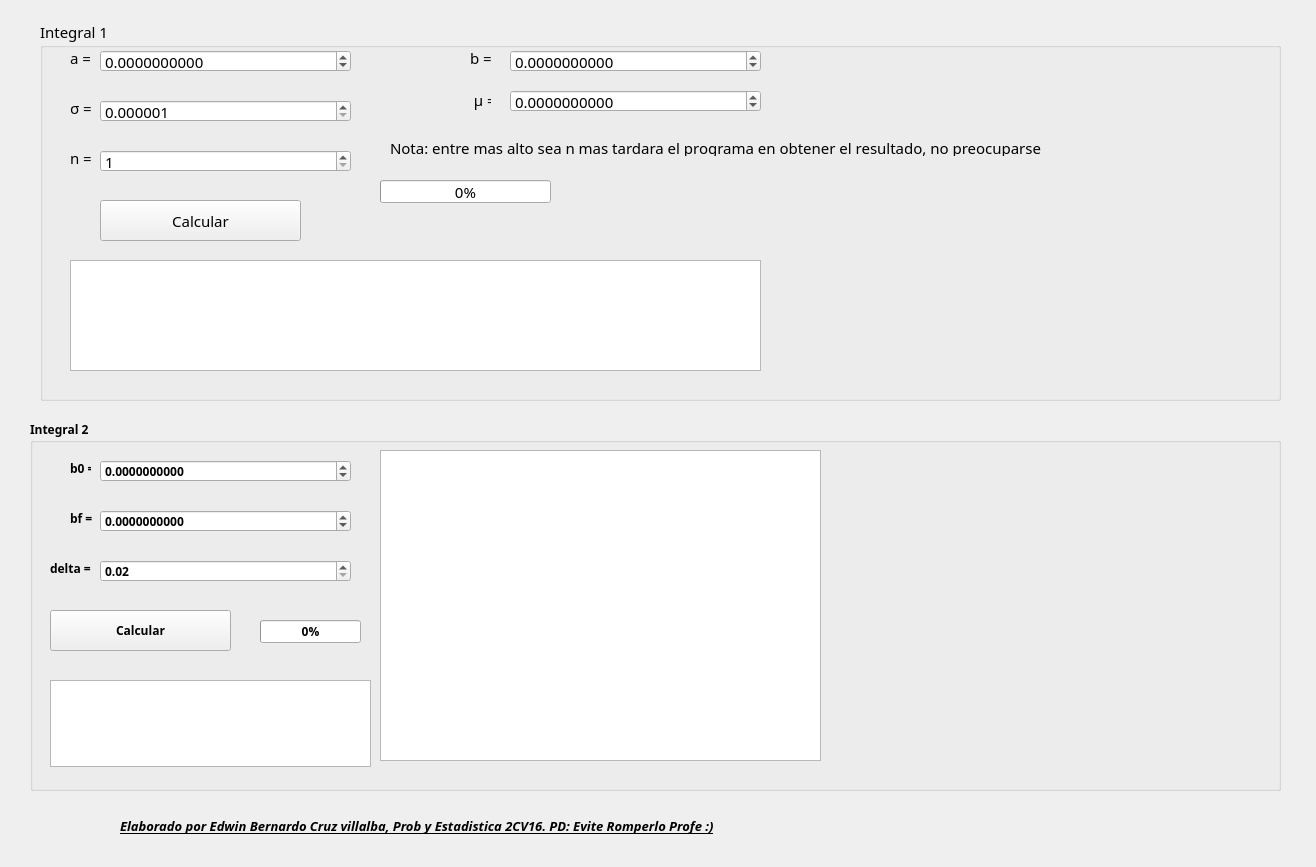
<?xml version="1.0" encoding="UTF-8"?>
<ui version="4.0">
 <class>Form</class>
 <widget class="QWidget" name="Form">
  <property name="geometry">
   <rect>
    <x>0</x>
    <y>0</y>
    <width>1316</width>
    <height>867</height>
   </rect>
  </property>
  <property name="windowTitle">
   <string>Form</string>
  </property>
  <widget class="QGroupBox" name="groupBox_Integral1">
   <property name="geometry">
    <rect>
     <x>40</x>
     <y>20</y>
     <width>1241</width>
     <height>381</height>
    </rect>
   </property>
   <property name="font">
    <font>
     <family>Microsoft New Tai Lue</family>
     <pointsize>11</pointsize>
     <weight>50</weight>
     <italic>false</italic>
     <bold>false</bold>
     <underline>false</underline>
     <strikeout>false</strikeout>
     <kerning>true</kerning>
    </font>
   </property>
   <property name="mouseTracking">
    <bool>false</bool>
   </property>
   <property name="title">
    <string>Integral 1</string>
   </property>
   <widget class="QDoubleSpinBox" name="doubleSpinBox_a">
    <property name="geometry">
     <rect>
      <x>60</x>
      <y>30</y>
      <width>251</width>
      <height>22</height>
     </rect>
    </property>
    <property name="minimumSize">
     <size>
      <width>42</width>
      <height>22</height>
     </size>
    </property>
    <property name="font">
     <font>
      <weight>50</weight>
      <bold>false</bold>
     </font>
    </property>
    <property name="mouseTracking">
     <bool>false</bool>
    </property>
    <property name="tabletTracking">
     <bool>false</bool>
    </property>
    <property name="styleSheet">
     <string notr="true"/>
    </property>
    <property name="readOnly">
     <bool>false</bool>
    </property>
    <property name="accelerated">
     <bool>false</bool>
    </property>
    <property name="decimals">
     <number>10</number>
    </property>
    <property name="minimum">
     <double>-999999999.899999976158142</double>
    </property>
    <property name="maximum">
     <double>999999999.899999976158142</double>
    </property>
   </widget>
   <widget class="QLabel" name="label">
    <property name="geometry">
     <rect>
      <x>30</x>
      <y>30</y>
      <width>21</width>
      <height>16</height>
     </rect>
    </property>
    <property name="mouseTracking">
     <bool>false</bool>
    </property>
    <property name="acceptDrops">
     <bool>false</bool>
    </property>
    <property name="text">
     <string>a =</string>
    </property>
    <property name="textFormat">
     <enum>Qt::AutoText</enum>
    </property>
    <property name="wordWrap">
     <bool>false</bool>
    </property>
   </widget>
   <widget class="QLabel" name="label_2">
    <property name="geometry">
     <rect>
      <x>430</x>
      <y>30</y>
      <width>31</width>
      <height>16</height>
     </rect>
    </property>
    <property name="text">
     <string>b =</string>
    </property>
   </widget>
   <widget class="QLabel" name="label_3">
    <property name="geometry">
     <rect>
      <x>30</x>
      <y>80</y>
      <width>31</width>
      <height>16</height>
     </rect>
    </property>
    <property name="text">
     <string>σ =</string>
    </property>
   </widget>
   <widget class="QLabel" name="label_4">
    <property name="geometry">
     <rect>
      <x>430</x>
      <y>70</y>
      <width>21</width>
      <height>20</height>
     </rect>
    </property>
    <property name="text">
     <string> μ =</string>
    </property>
   </widget>
   <widget class="QDoubleSpinBox" name="doubleSpinBox_b">
    <property name="geometry">
     <rect>
      <x>470</x>
      <y>30</y>
      <width>251</width>
      <height>22</height>
     </rect>
    </property>
    <property name="minimumSize">
     <size>
      <width>42</width>
      <height>22</height>
     </size>
    </property>
    <property name="mouseTracking">
     <bool>false</bool>
    </property>
    <property name="tabletTracking">
     <bool>false</bool>
    </property>
    <property name="styleSheet">
     <string notr="true"/>
    </property>
    <property name="readOnly">
     <bool>false</bool>
    </property>
    <property name="accelerated">
     <bool>false</bool>
    </property>
    <property name="decimals">
     <number>10</number>
    </property>
    <property name="minimum">
     <double>-999999999.899999976158142</double>
    </property>
    <property name="maximum">
     <double>999999999.899999976158142</double>
    </property>
   </widget>
   <widget class="QDoubleSpinBox" name="doubleSpinBox_sigma">
    <property name="geometry">
     <rect>
      <x>60</x>
      <y>80</y>
      <width>251</width>
      <height>22</height>
     </rect>
    </property>
    <property name="minimumSize">
     <size>
      <width>42</width>
      <height>22</height>
     </size>
    </property>
    <property name="mouseTracking">
     <bool>false</bool>
    </property>
    <property name="tabletTracking">
     <bool>false</bool>
    </property>
    <property name="styleSheet">
     <string notr="true"/>
    </property>
    <property name="readOnly">
     <bool>false</bool>
    </property>
    <property name="accelerated">
     <bool>false</bool>
    </property>
    <property name="decimals">
     <number>6</number>
    </property>
    <property name="minimum">
     <double>0.000001000000000</double>
    </property>
    <property name="maximum">
     <double>999999999.899999976158142</double>
    </property>
    <property name="value">
     <double>0.000001000000000</double>
    </property>
   </widget>
   <widget class="QDoubleSpinBox" name="doubleSpinBox_media">
    <property name="geometry">
     <rect>
      <x>470</x>
      <y>70</y>
      <width>251</width>
      <height>22</height>
     </rect>
    </property>
    <property name="minimumSize">
     <size>
      <width>42</width>
      <height>22</height>
     </size>
    </property>
    <property name="mouseTracking">
     <bool>false</bool>
    </property>
    <property name="tabletTracking">
     <bool>false</bool>
    </property>
    <property name="styleSheet">
     <string notr="true"/>
    </property>
    <property name="readOnly">
     <bool>false</bool>
    </property>
    <property name="accelerated">
     <bool>false</bool>
    </property>
    <property name="decimals">
     <number>10</number>
    </property>
    <property name="minimum">
     <double>-999999999.899999976158142</double>
    </property>
    <property name="maximum">
     <double>999999999.899999976158142</double>
    </property>
   </widget>
   <widget class="QLabel" name="label_5">
    <property name="geometry">
     <rect>
      <x>30</x>
      <y>130</y>
      <width>21</width>
      <height>16</height>
     </rect>
    </property>
    <property name="text">
     <string>n =</string>
    </property>
   </widget>
   <widget class="QSpinBox" name="spinBox_n">
    <property name="geometry">
     <rect>
      <x>60</x>
      <y>130</y>
      <width>251</width>
      <height>22</height>
     </rect>
    </property>
    <property name="minimum">
     <number>1</number>
    </property>
    <property name="maximum">
     <number>50</number>
    </property>
   </widget>
   <widget class="QTextEdit" name="textEdit_ResultadoIntegral1">
    <property name="enabled">
     <bool>true</bool>
    </property>
    <property name="geometry">
     <rect>
      <x>30</x>
      <y>240</y>
      <width>691</width>
      <height>111</height>
     </rect>
    </property>
    <property name="mouseTracking">
     <bool>false</bool>
    </property>
    <property name="tabletTracking">
     <bool>false</bool>
    </property>
    <property name="toolTip">
     <string/>
    </property>
   </widget>
   <widget class="QPushButton" name="pushButton_CalcularIntegral1">
    <property name="geometry">
     <rect>
      <x>60</x>
      <y>180</y>
      <width>201</width>
      <height>41</height>
     </rect>
    </property>
    <property name="text">
     <string>Calcular</string>
    </property>
   </widget>
   <widget class="QLabel" name="label_9">
    <property name="geometry">
     <rect>
      <x>760</x>
      <y>180</y>
      <width>461</width>
      <height>151</height>
     </rect>
    </property>
    <property name="font">
     <font>
      <weight>50</weight>
      <bold>false</bold>
     </font>
    </property>
    <property name="text">
     <string/>
    </property>
    <property name="pixmap">
     <pixmap>Integral1.jpeg</pixmap>
    </property>
    <property name="scaledContents">
     <bool>true</bool>
    </property>
    <property name="wordWrap">
     <bool>true</bool>
    </property>
   </widget>
   <widget class="QLabel" name="label_12">
    <property name="geometry">
     <rect>
      <x>350</x>
      <y>120</y>
      <width>851</width>
      <height>16</height>
     </rect>
    </property>
    <property name="text">
     <string>Nota: entre mas alto sea n mas tardara el programa en obtener el resultado, no preocuparse</string>
    </property>
   </widget>
   <widget class="QProgressBar" name="progressBar_Integral1">
    <property name="geometry">
     <rect>
      <x>340</x>
      <y>160</y>
      <width>171</width>
      <height>23</height>
     </rect>
    </property>
    <property name="value">
     <number>0</number>
    </property>
   </widget>
  </widget>
  <widget class="QGroupBox" name="groupBox_Integral1_2">
   <property name="geometry">
    <rect>
     <x>30</x>
     <y>420</y>
     <width>1251</width>
     <height>371</height>
    </rect>
   </property>
   <property name="font">
    <font>
     <family>Lucida Sans Typewriter</family>
     <pointsize>9</pointsize>
     <weight>75</weight>
     <bold>true</bold>
    </font>
   </property>
   <property name="title">
    <string>Integral 2</string>
   </property>
   <widget class="QLabel" name="label_6">
    <property name="geometry">
     <rect>
      <x>40</x>
      <y>40</y>
      <width>21</width>
      <height>16</height>
     </rect>
    </property>
    <property name="text">
     <string>b0 =</string>
    </property>
   </widget>
   <widget class="QLabel" name="label_7">
    <property name="geometry">
     <rect>
      <x>40</x>
      <y>90</y>
      <width>31</width>
      <height>16</height>
     </rect>
    </property>
    <property name="text">
     <string>bf =</string>
    </property>
   </widget>
   <widget class="QDoubleSpinBox" name="doubleSpinBox_b0">
    <property name="geometry">
     <rect>
      <x>70</x>
      <y>40</y>
      <width>251</width>
      <height>22</height>
     </rect>
    </property>
    <property name="minimumSize">
     <size>
      <width>42</width>
      <height>22</height>
     </size>
    </property>
    <property name="mouseTracking">
     <bool>false</bool>
    </property>
    <property name="tabletTracking">
     <bool>false</bool>
    </property>
    <property name="styleSheet">
     <string notr="true"/>
    </property>
    <property name="readOnly">
     <bool>false</bool>
    </property>
    <property name="accelerated">
     <bool>false</bool>
    </property>
    <property name="decimals">
     <number>10</number>
    </property>
    <property name="minimum">
     <double>-999999999.899999976158142</double>
    </property>
    <property name="maximum">
     <double>999999999.899999976158142</double>
    </property>
   </widget>
   <widget class="QDoubleSpinBox" name="doubleSpinBox_bf">
    <property name="geometry">
     <rect>
      <x>70</x>
      <y>90</y>
      <width>251</width>
      <height>22</height>
     </rect>
    </property>
    <property name="minimumSize">
     <size>
      <width>42</width>
      <height>22</height>
     </size>
    </property>
    <property name="mouseTracking">
     <bool>false</bool>
    </property>
    <property name="tabletTracking">
     <bool>false</bool>
    </property>
    <property name="styleSheet">
     <string notr="true"/>
    </property>
    <property name="readOnly">
     <bool>false</bool>
    </property>
    <property name="accelerated">
     <bool>false</bool>
    </property>
    <property name="decimals">
     <number>10</number>
    </property>
    <property name="minimum">
     <double>-999999999.899999976158142</double>
    </property>
    <property name="maximum">
     <double>999999999.899999976158142</double>
    </property>
   </widget>
   <widget class="QDoubleSpinBox" name="doubleSpinBox_delta">
    <property name="geometry">
     <rect>
      <x>70</x>
      <y>140</y>
      <width>251</width>
      <height>22</height>
     </rect>
    </property>
    <property name="minimum">
     <double>0.020000000000000</double>
    </property>
    <property name="maximum">
     <double>1000.000000000000000</double>
    </property>
   </widget>
   <widget class="QLabel" name="label_8">
    <property name="geometry">
     <rect>
      <x>20</x>
      <y>140</y>
      <width>55</width>
      <height>16</height>
     </rect>
    </property>
    <property name="text">
     <string>delta =</string>
    </property>
   </widget>
   <widget class="QPushButton" name="pushButton_CalcularIntegral2">
    <property name="geometry">
     <rect>
      <x>20</x>
      <y>190</y>
      <width>181</width>
      <height>41</height>
     </rect>
    </property>
    <property name="text">
     <string>Calcular</string>
    </property>
   </widget>
   <widget class="QTableWidget" name="tableWidget">
    <property name="geometry">
     <rect>
      <x>350</x>
      <y>30</y>
      <width>441</width>
      <height>311</height>
     </rect>
    </property>
    <property name="font">
     <font>
      <italic>true</italic>
     </font>
    </property>
   </widget>
   <widget class="QTextEdit" name="textEdit_ResultadoIntegral2">
    <property name="geometry">
     <rect>
      <x>20</x>
      <y>260</y>
      <width>321</width>
      <height>87</height>
     </rect>
    </property>
   </widget>
   <widget class="QLabel" name="label_10">
    <property name="geometry">
     <rect>
      <x>820</x>
      <y>170</y>
      <width>401</width>
      <height>141</height>
     </rect>
    </property>
    <property name="text">
     <string/>
    </property>
    <property name="pixmap">
     <pixmap>Integral2.jpeg</pixmap>
    </property>
    <property name="scaledContents">
     <bool>true</bool>
    </property>
   </widget>
   <widget class="QProgressBar" name="progressBar_Integral2">
    <property name="geometry">
     <rect>
      <x>230</x>
      <y>200</y>
      <width>101</width>
      <height>23</height>
     </rect>
    </property>
    <property name="value">
     <number>0</number>
    </property>
   </widget>
  </widget>
  <widget class="QLabel" name="label_11">
   <property name="geometry">
    <rect>
     <x>120</x>
     <y>810</y>
     <width>1061</width>
     <height>31</height>
    </rect>
   </property>
   <property name="font">
    <font>
     <family>MS Gothic</family>
     <pointsize>10</pointsize>
     <weight>75</weight>
     <italic>true</italic>
     <bold>true</bold>
     <underline>true</underline>
    </font>
   </property>
   <property name="text">
    <string>Elaborado por Edwin Bernardo Cruz villalba, Prob y Estadistica 2CV16. PD: Evite Romperlo Profe :)</string>
   </property>
  </widget>
 </widget>
 <resources/>
 <connections>
  <connection>
   <sender>doubleSpinBox_a</sender>
   <signal>valueChanged(double)</signal>
   <receiver>textEdit_ResultadoIntegral1</receiver>
   <slot>clear()</slot>
   <hints>
    <hint type="sourcelabel">
     <x>331</x>
     <y>66</y>
    </hint>
    <hint type="destinationlabel">
     <x>413</x>
     <y>299</y>
    </hint>
   </hints>
  </connection>
  <connection>
   <sender>doubleSpinBox_b</sender>
   <signal>editingFinished()</signal>
   <receiver>textEdit_ResultadoIntegral1</receiver>
   <slot>clear()</slot>
   <hints>
    <hint type="sourcelabel">
     <x>533</x>
     <y>59</y>
    </hint>
    <hint type="destinationlabel">
     <x>420</x>
     <y>278</y>
    </hint>
   </hints>
  </connection>
  <connection>
   <sender>doubleSpinBox_sigma</sender>
   <signal>editingFinished()</signal>
   <receiver>textEdit_ResultadoIntegral1</receiver>
   <slot>clear()</slot>
   <hints>
    <hint type="sourcelabel">
     <x>339</x>
     <y>110</y>
    </hint>
    <hint type="destinationlabel">
     <x>397</x>
     <y>278</y>
    </hint>
   </hints>
  </connection>
  <connection>
   <sender>doubleSpinBox_media</sender>
   <signal>editingFinished()</signal>
   <receiver>textEdit_ResultadoIntegral1</receiver>
   <slot>clear()</slot>
   <hints>
    <hint type="sourcelabel">
     <x>533</x>
     <y>106</y>
    </hint>
    <hint type="destinationlabel">
     <x>456</x>
     <y>304</y>
    </hint>
   </hints>
  </connection>
  <connection>
   <sender>spinBox_n</sender>
   <signal>editingFinished()</signal>
   <receiver>textEdit_ResultadoIntegral1</receiver>
   <slot>clear()</slot>
   <hints>
    <hint type="sourcelabel">
     <x>326</x>
     <y>167</y>
    </hint>
    <hint type="destinationlabel">
     <x>372</x>
     <y>273</y>
    </hint>
   </hints>
  </connection>
  <connection>
   <sender>doubleSpinBox_b0</sender>
   <signal>editingFinished()</signal>
   <receiver>tableWidget</receiver>
   <slot>reset()</slot>
   <hints>
    <hint type="sourcelabel">
     <x>342</x>
     <y>466</y>
    </hint>
    <hint type="destinationlabel">
     <x>455</x>
     <y>492</y>
    </hint>
   </hints>
  </connection>
  <connection>
   <sender>doubleSpinBox_bf</sender>
   <signal>editingFinished()</signal>
   <receiver>tableWidget</receiver>
   <slot>clear()</slot>
   <hints>
    <hint type="sourcelabel">
     <x>319</x>
     <y>521</y>
    </hint>
    <hint type="destinationlabel">
     <x>427</x>
     <y>542</y>
    </hint>
   </hints>
  </connection>
  <connection>
   <sender>doubleSpinBox_delta</sender>
   <signal>editingFinished()</signal>
   <receiver>tableWidget</receiver>
   <slot>clear()</slot>
   <hints>
    <hint type="sourcelabel">
     <x>318</x>
     <y>565</y>
    </hint>
    <hint type="destinationlabel">
     <x>431</x>
     <y>596</y>
    </hint>
   </hints>
  </connection>
  <connection>
   <sender>spinBox_n</sender>
   <signal>editingFinished()</signal>
   <receiver>progressBar_Integral1</receiver>
   <slot>reset()</slot>
   <hints>
    <hint type="sourcelabel">
     <x>250</x>
     <y>164</y>
    </hint>
    <hint type="destinationlabel">
     <x>398</x>
     <y>194</y>
    </hint>
   </hints>
  </connection>
  <connection>
   <sender>doubleSpinBox_sigma</sender>
   <signal>editingFinished()</signal>
   <receiver>progressBar_Integral1</receiver>
   <slot>reset()</slot>
   <hints>
    <hint type="sourcelabel">
     <x>211</x>
     <y>107</y>
    </hint>
    <hint type="destinationlabel">
     <x>456</x>
     <y>187</y>
    </hint>
   </hints>
  </connection>
  <connection>
   <sender>doubleSpinBox_a</sender>
   <signal>editingFinished()</signal>
   <receiver>progressBar_Integral1</receiver>
   <slot>reset()</slot>
   <hints>
    <hint type="sourcelabel">
     <x>209</x>
     <y>57</y>
    </hint>
    <hint type="destinationlabel">
     <x>444</x>
     <y>185</y>
    </hint>
   </hints>
  </connection>
  <connection>
   <sender>doubleSpinBox_b</sender>
   <signal>editingFinished()</signal>
   <receiver>progressBar_Integral1</receiver>
   <slot>reset()</slot>
   <hints>
    <hint type="sourcelabel">
     <x>693</x>
     <y>56</y>
    </hint>
    <hint type="destinationlabel">
     <x>487</x>
     <y>186</y>
    </hint>
   </hints>
  </connection>
  <connection>
   <sender>doubleSpinBox_media</sender>
   <signal>editingFinished()</signal>
   <receiver>progressBar_Integral1</receiver>
   <slot>reset()</slot>
   <hints>
    <hint type="sourcelabel">
     <x>642</x>
     <y>102</y>
    </hint>
    <hint type="destinationlabel">
     <x>505</x>
     <y>195</y>
    </hint>
   </hints>
  </connection>
  <connection>
   <sender>doubleSpinBox_b0</sender>
   <signal>editingFinished()</signal>
   <receiver>progressBar_Integral2</receiver>
   <slot>reset()</slot>
   <hints>
    <hint type="sourcelabel">
     <x>279</x>
     <y>470</y>
    </hint>
    <hint type="destinationlabel">
     <x>288</x>
     <y>627</y>
    </hint>
   </hints>
  </connection>
  <connection>
   <sender>doubleSpinBox_bf</sender>
   <signal>editingFinished()</signal>
   <receiver>progressBar_Integral2</receiver>
   <slot>reset()</slot>
   <hints>
    <hint type="sourcelabel">
     <x>237</x>
     <y>524</y>
    </hint>
    <hint type="destinationlabel">
     <x>325</x>
     <y>633</y>
    </hint>
   </hints>
  </connection>
  <connection>
   <sender>doubleSpinBox_delta</sender>
   <signal>editingFinished()</signal>
   <receiver>progressBar_Integral2</receiver>
   <slot>reset()</slot>
   <hints>
    <hint type="sourcelabel">
     <x>249</x>
     <y>568</y>
    </hint>
    <hint type="destinationlabel">
     <x>286</x>
     <y>628</y>
    </hint>
   </hints>
  </connection>
  <connection>
   <sender>doubleSpinBox_b0</sender>
   <signal>editingFinished()</signal>
   <receiver>textEdit_ResultadoIntegral2</receiver>
   <slot>clear()</slot>
   <hints>
    <hint type="sourcelabel">
     <x>200</x>
     <y>476</y>
    </hint>
    <hint type="destinationlabel">
     <x>264</x>
     <y>714</y>
    </hint>
   </hints>
  </connection>
  <connection>
   <sender>doubleSpinBox_bf</sender>
   <signal>editingFinished()</signal>
   <receiver>textEdit_ResultadoIntegral2</receiver>
   <slot>clear()</slot>
   <hints>
    <hint type="sourcelabel">
     <x>198</x>
     <y>530</y>
    </hint>
    <hint type="destinationlabel">
     <x>221</x>
     <y>709</y>
    </hint>
   </hints>
  </connection>
 </connections>
</ui>
